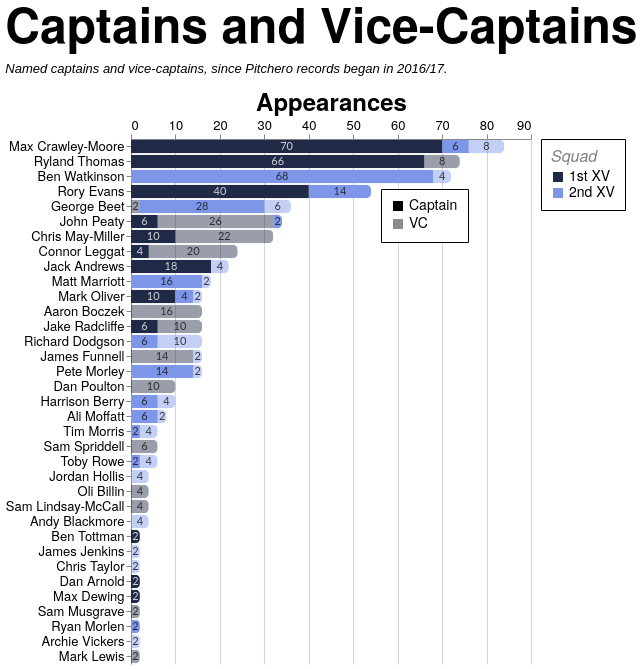

Vega-Lite specification for this chart:
### Vega-Lite specification from a JSON file in a GitHub repository (floating-point values rounded to 4 significant figures; data arrays with more than 128 entries replaced by an {"elided": "..."} marker saying what was removed)
{"config": {"axis": {"labelFont": "PT Sans Narrow, Helvetica Neue, Helvetica, Arial, sans-serif", "titleFont": "PT Sans Narrow, Helvetica Neue, Helvetica, Arial, sans-serif", "labelFontSize": 13, "titleFontSize": 24, "gridColor": "#202947", "gridOpacity": 0.2, "zindex": 1}, "text": {"font": "Lato, sans-serif"}, "bar": {"cornerRadiusEnd": 5}, "header": {"labelFont": "PT Sans Narrow, Helvetica Neue, Helvetica, Arial, sans-serif", "titleFont": "PT Sans Narrow, Helvetica Neue, Helvetica, Arial, sans-serif", "labelFontSize": 24, "titleFontSize": 28, "labelFontWeight": "bold", "orient": "left"}, "legend": {"labelFont": "PT Sans Narrow, Helvetica Neue, Helvetica, Arial, sans-serif", "titleFont": "PT Sans Narrow, Helvetica Neue, Helvetica, Arial, sans-serif", "labelFontSize": 14, "titleFontSize": 16, "titlePadding": 5, "fillColor": "white", "strokeColor": "black", "padding": 10, "titleFontWeight": "lighter", "titleFontStyle": "italic", "titleColor": "gray", "offset": 10}, "title": {"font": "PT Sans Narrow, Helvetica Neue, Helvetica, Arial, sans-serif", "fontSize": 48, "fontWeight": "bold", "anchor": "start", "align": "center", "titlePadding": 20, "subtitlePadding": 10, "subtitleFontSize": 13, "subtitleColor": "", "subtitleFontStyle": "italic", "offset": 15, "color": "black"}, "axisX": {"labelAngle": 0}, "facet": {"title": null, "header": null, "align": {"row": "each", "column": "each"}}, "resolve": {"scale": {"y": "independent", "facet": "independent"}}, "background": "transparent", "scale": {"offsetBandPaddingOuter": 0.2, "offsetBandPaddingInner": 0.1}, "view": {"stroke": null, "background": "transparent"}}, "layer": [{"mark": {"type": "bar"}, "encoding": {"color": {"field": "squad", "legend": {"labelExpr": "datum.value + ' XV'", "orient": "right", "title": "Squad"}, "scale": {"domain": ["1st", "2nd"], "range": ["#202946", "#7d96e8"]}, "sort": ["1st", "2nd"], "type": "nominal"}, "opacity": {"field": "role", "legend": {"legendX": 250, "legendY": 50, "orient": "none", "title": null}, "scale": {"domain": ["Captain", "VC"], "range": [1.0, 0.45]}, "sort": ["Captain", "VC"], "type": "nominal"}, "order": {"field": "stack_order", "sort": "ascending", "type": "quantitative"}, "tooltip": [{"field": "player", "title": "Player", "type": "nominal"}, {"field": "squad", "title": "Squad", "type": "nominal"}, {"field": "role", "title": "Role", "type": "nominal"}, {"field": "games_agg", "title": "Games", "type": "quantitative"}], "x": {"axis": {"orient": "top", "title": "Appearances"}, "field": "games_agg", "stack": "zero", "type": "quantitative"}, "y": {"field": "player", "sort": {"field": "player_total", "op": "max", "order": "descending"}, "title": null, "type": "nominal"}}, "transform": [{"aggregate": [{"op": "sum", "field": "games", "as": "games_agg"}, {"op": "max", "field": "player_total", "as": "player_total"}], "groupby": ["player", "squad", "role", "stack_order"]}]}, {"mark": {"type": "text", "align": "center", "baseline": "middle", "fontSize": 11, "opacity": 0.8}, "encoding": {"color": {"field": "label_color", "legend": null, "scale": null, "type": "nominal"}, "text": {"field": "games_agg", "format": ".0f", "type": "quantitative"}, "x": {"field": "x_mid", "type": "quantitative"}, "y": {"field": "player", "sort": {"field": "player_total", "op": "max", "order": "descending"}, "title": null, "type": "nominal"}}, "transform": [{"aggregate": [{"op": "sum", "field": "games", "as": "games_agg"}, {"op": "max", "field": "player_total", "as": "player_total"}], "groupby": ["player", "squad", "role", "stack_order"]}, {"groupby": ["player"], "stack": "games_agg", "sort": [{"field": "stack_order", "order": "ascending"}], "as": ["x0", "x1"]}, {"calculate": "(datum.x0 + datum.x1) / 2", "as": "x_mid"}, {"calculate": "datum.squad === '1st' && datum.role === 'Captain' ? '#ffffff' : '#111111'", "as": "label_color"}]}], "data": {"name": "data-322a92da5eaf4e54e259487e4ba413db"}, "height": {"step": 15}, "title": {"text": "Captains and Vice-Captains", "subtitle": "Named captains and vice-captains, since Pitchero records began in 2016/17."}, "transform": [{"joinaggregate": [{"op": "sum", "field": "games", "as": "player_total"}], "groupby": ["player"]}], "width": 400, "$schema": "https://vega.github.io/schema/vega-lite/v5.20.1.json", "datasets": {"data-322a92da5eaf4e54e259487e4ba413db": {"elided": "197 records"}}}
